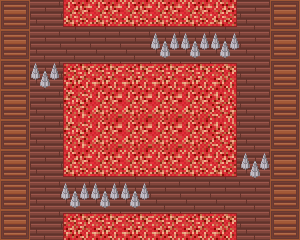

Tiled map render using the project's own tile images. Description and the whole map definition, tile-layer contents included, below:
An orthogonal 10x8 tile map with 30x30 px tiles, 1 tile layer (Capa de patrones 1), 3 tilesets.

<map version="1.5" tiledversion="1.5.0" orientation="orthogonal" renderorder="right-down" width="10" height="8" tilewidth="30" tileheight="30" infinite="0" nextlayerid="2" nextobjectid="1">
 <tileset firstgid="1" source="tileset2.tsx" />
 <tileset firstgid="13" source="tileset1.tsx" />
 <tileset firstgid="25" source="tileset3.tsx" />
 <layer id="1" name="Capa de patrones 1" width="10" height="8">
  <data encoding="csv">
34,35,29,31,31,31,31,30,35,34,
34,35,35,35,35,36,36,36,35,34,
34,36,26,25,25,25,25,27,35,34,
34,35,32,28,28,28,28,33,35,34,
34,35,32,28,28,28,28,33,35,34,
34,35,29,31,31,31,31,30,36,34,
34,35,36,36,36,35,35,35,35,34,
34,35,26,25,25,25,25,27,35,34
</data>
 </layer>
</map>